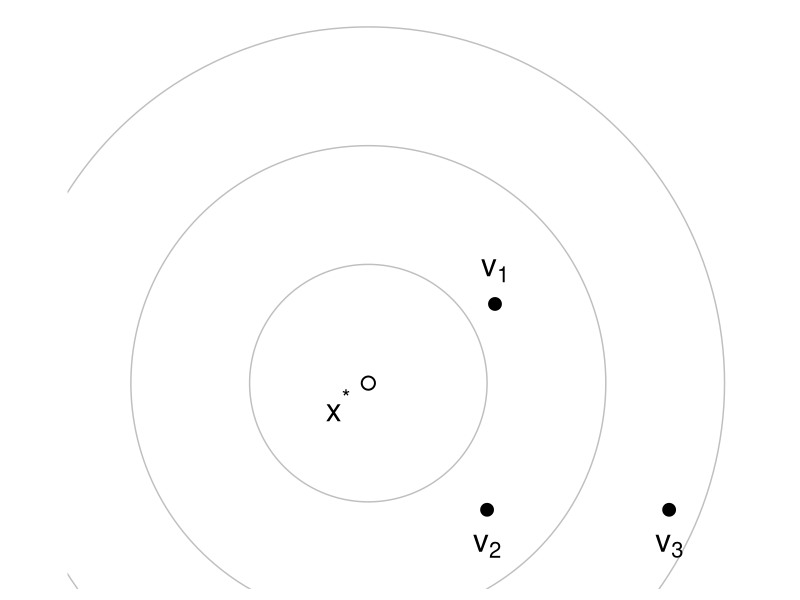
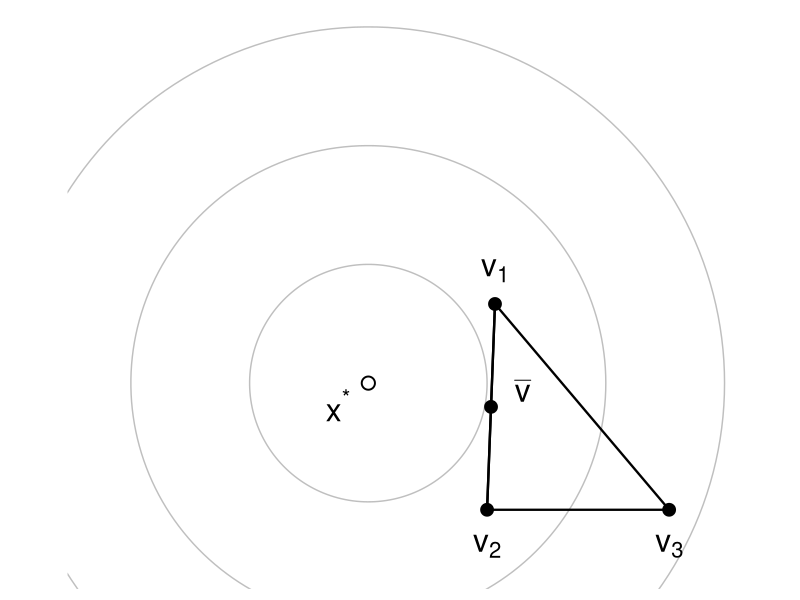
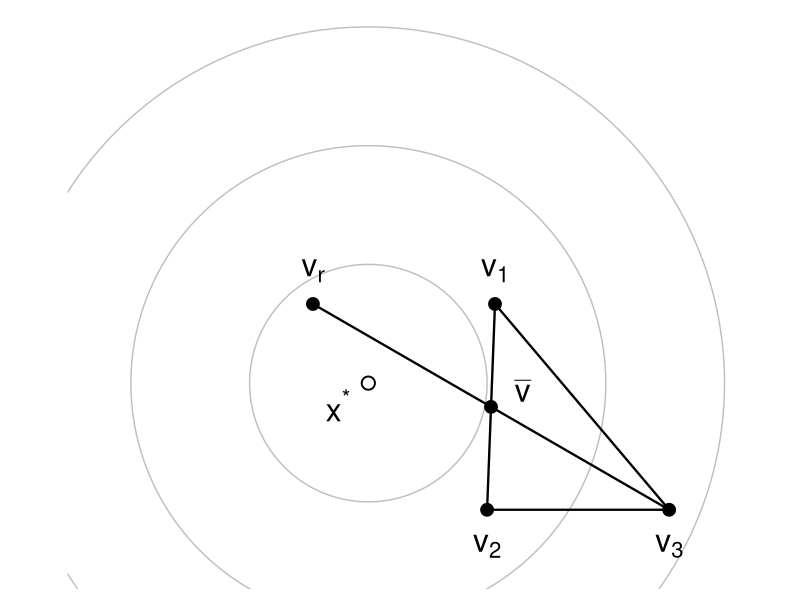
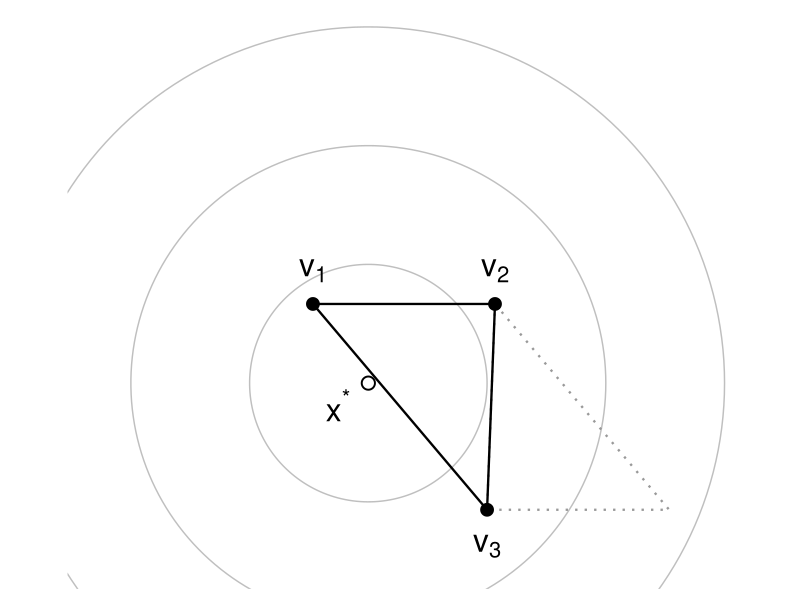
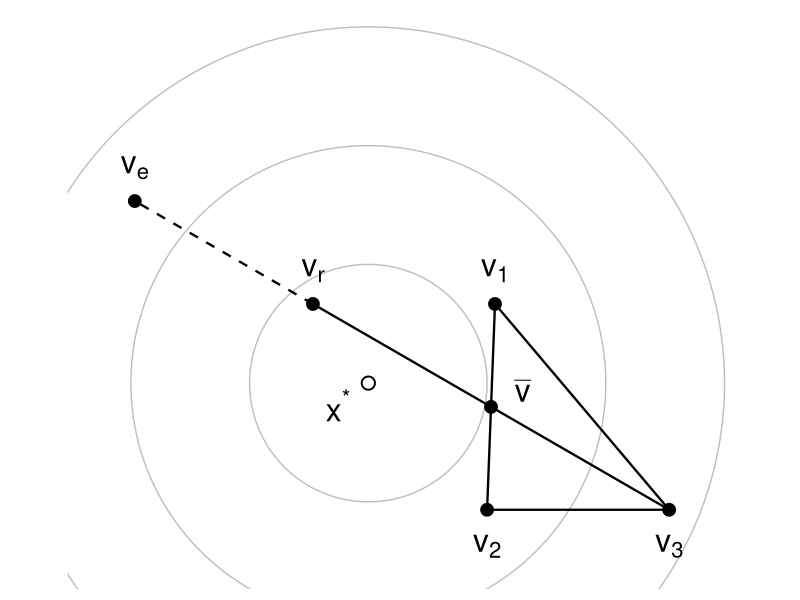
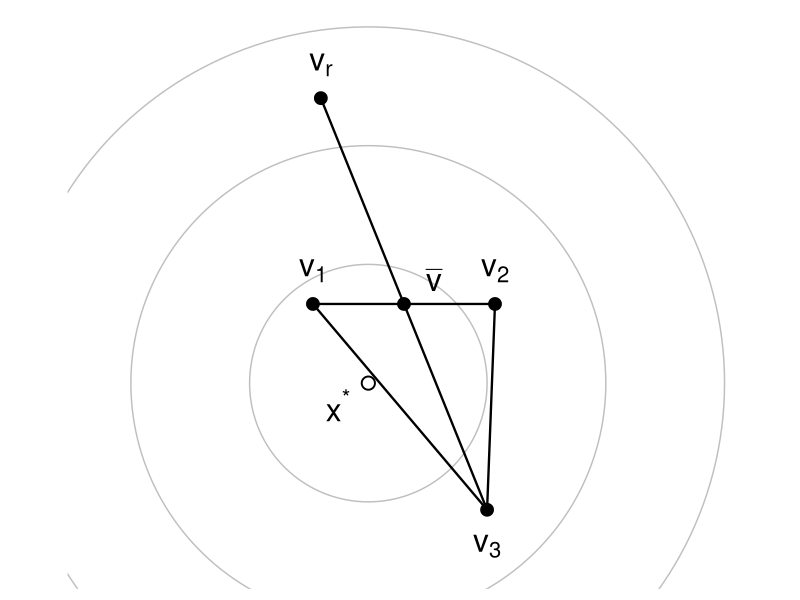
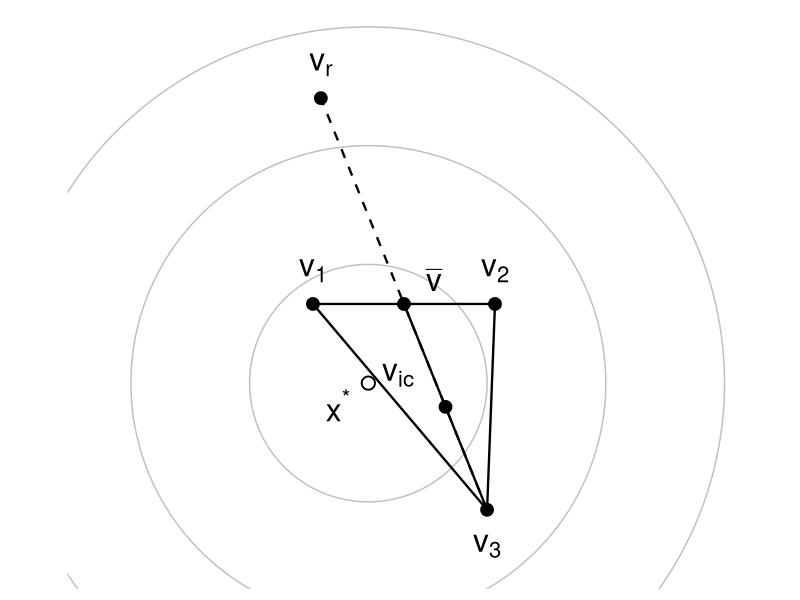
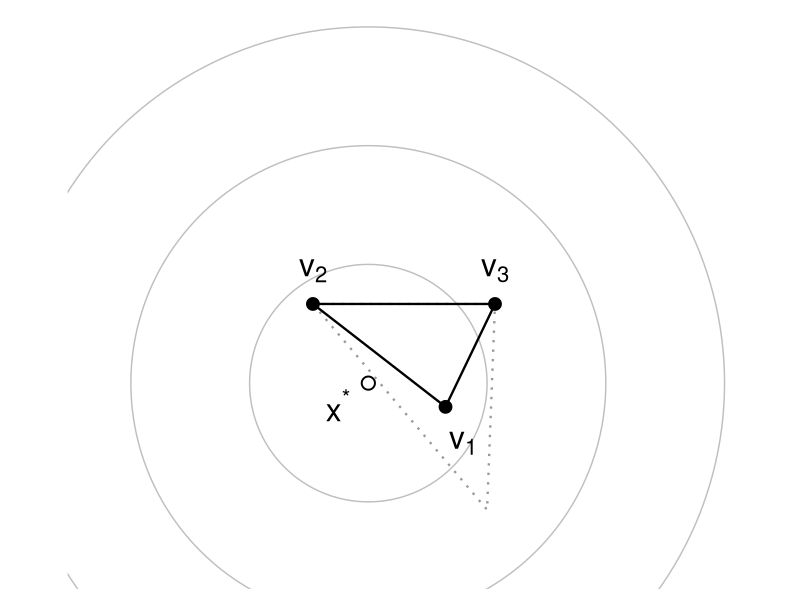

Source code (R) for these figures, in order:
# Used in: slides/08-derivfree/02-neldermead.tex
#
# Schematic frames of two Nelder-Mead iterations (the second in two variants) on the quadratic
# bowl f(x) = x1^2 + x2^2 (optimum at the origin, grey circles are level sets).
# Replaces the hand-made figure_man/Nelder0*.png series and adds the two steps
# it was missing, contraction and shrinking. All frames share the same axis
# limits so they can be overlaid on consecutive slides without jumping.
#
# Iteration 1 (reflection lands inside the best level set, case 2):
#   1  initial simplex, vertices ordered by f
#   2  centroid of the d best vertices
#   3  reflection point v_r
#   4  new simplex: v_r replaces the worst vertex and becomes v_1 (on the
#      slides this illustrates case 1, although the run is in case 2)
#   5  expansion point v_e (worse than v_r here, so v_r is kept)
# Iteration 2 (reflection overshoots, case 3b):
#   6  reflection point v_r is worse than the worst vertex v_(d+1)
#   7  inside contraction point v_ic between centroid and worst vertex
#   8  new simplex: v_ic replaces the worst vertex and becomes v_1
#   9  shrinking of the whole simplex towards v_1. On this bowl v_ic is accepted,
#      so no shrink happens; the frame shows the fallback hypothetically, the
#      slide caption says so
# Iteration 2 again, with a shorter reflection (rho = 0.4, case 3a):
#   10 reflection point v_r lies between v_d and v_(d+1) in function value
#   11 outside contraction point v_oc between centroid and v_r
#   12 new simplex: v_oc replaces the worst vertex
#
#   ../figure/nelder_mead_steps_<k>.png

library(data.table)
library(ggplot2)

f = function(v) v[1L]^2 + v[2L]^2

# Nelder-Mead coefficients (defaults used on the slides)
rho = 1 # reflection
rho_short = 0.4 # shorter reflection for the case 3a example
chi = 2 # expansion
gam = 0.5 # contraction
sig = 0.5 # shrinking

# plot window and level-set radii, shared by all frames
x_lim = c(-3.8, 4.6)
y_lim = c(-2.6, 4.7) # top closes the outermost circle
radii = c(1.5, 3, 4.5)

# the figures are shown at roughly half the slide width, so type and markers
# are oversized here to stay legible after scaling
label_size = 8
point_size = 4
# label offsets: just clear of the point marker (text is about 0.4 units high)
above = 0.42
below = -0.46

# --- geometry helpers --------------------------------------------------------

# rows are vertices; returns them sorted by f, i.e. v_1 best, v_(d+1) worst
order_simplex = function(v) v[order(apply(v, 1L, f)), , drop = FALSE]

centroid = function(v) colMeans(v[-nrow(v), , drop = FALSE])

# a labelled point; dx, dy place the plotmath label relative to it
pt = function(v, label, dx = 0, dy = above) {
  data.table(x = v[1L], y = v[2L], label = label, dx = dx, dy = dy)
}

vertex_points = function(v, dy) {
  rbindlist(lapply(seq_len(nrow(v)), function(i) pt(v[i, ], sprintf("v[%d]", i), dy = dy[i])))
}

polygon_points = function(v) data.table(x = v[, 1L], y = v[, 2L])

# --- drawing -----------------------------------------------------------------

circle = function(r, n = 200L) {
  t = seq(0, 2 * pi, length.out = n)
  data.table(x = r * cos(t), y = r * sin(t), r = r)
}
level_sets = rbindlist(lapply(radii, circle))

seg = function(a, b, linetype = "dashed") {
  data.table(x = a[1L], y = a[2L], xend = b[1L], yend = b[2L], linetype = linetype)
}

# points: labelled points (see pt()); simplex: vertex matrix drawn as closed
# polygon; ghost: previous simplex as dotted outline; segments: from seg()
draw_frame = function(points, simplex = NULL, segments = NULL, ghost = NULL, filename) {
  p = ggplot() +
    geom_path(
      data = level_sets, aes(x = x, y = y, group = r),
      color = "grey75", linewidth = 0.5
    ) +
    annotate("point", x = 0, y = 0, shape = 21, size = 3.8, stroke = 1, fill = "white") +
    annotate("text", x = -0.38, y = -0.28, label = "x^'*'", parse = TRUE, size = label_size)


  if (!is.null(ghost)) {
    p = p + geom_polygon(
      data = polygon_points(ghost), aes(x = x, y = y),
      fill = NA, color = "grey60", linewidth = 0.8, linetype = "dotted"
    )
  }
  if (!is.null(simplex)) {
    p = p + geom_polygon(
      data = polygon_points(simplex), aes(x = x, y = y),
      fill = NA, color = "black", linewidth = 0.8
    )
  }
  if (!is.null(segments)) {
    p = p + geom_segment(
      data = segments, aes(x = x, y = y, xend = xend, yend = yend, linetype = linetype),
      linewidth = 0.8, show.legend = FALSE
    ) +
      scale_linetype_identity()
  }
  p = p +
    geom_point(data = points, aes(x = x, y = y), size = point_size) +
    geom_text(
      data = points, aes(x = x + dx, y = y + dy, label = label),
      parse = TRUE, size = label_size
    ) +
    coord_fixed(xlim = x_lim, ylim = y_lim, expand = FALSE) +
    theme_void() +
    theme(plot.margin = margin(8, 8, 8, 8))

  ggsave(filename = filename, plot = p, width = 6, height = 5.3, dpi = 300)
}

out = function(k) sprintf("../figure/nelder_mead_steps_%d.png", k)

# --- iteration 1: reflection succeeds (case 2) --------------------------------

v = order_simplex(rbind(c(1.6, 1.0), c(1.5, -1.6), c(3.8, -1.6)))
vb = centroid(v)
vr = vb + rho * (vb - v[3L, ])
ve = vb + chi * (vr - vb)
stopifnot(f(vr) < f(v[1L, ]), f(ve) > f(vr)) # case 2, and v_r beats v_e

pts_v = vertex_points(v, dy = c(above, below, below))
# edge v_1 v_2 is vertical and the reflection line passes through the centroid,
# so its label goes to the upper right
pt_vb = pt(vb, "bar(v)", dx = 0.4, dy = 0.2)
pt_vr = pt(vr, "v[r]")
pt_ve = pt(ve, "v[e]")

# 1: ordered vertices, no edges yet
draw_frame(pts_v, filename = out(1L))

# 2: centroid of v_1 and v_2
draw_frame(
  rbind(pts_v, pt_vb), simplex = v,
  segments = seg(v[1L, ], v[2L, ], "solid"),
  filename = out(2L)
)

# 3: reflection of the worst vertex through the centroid
draw_frame(
  rbind(pts_v, pt_vb, pt_vr), simplex = v,
  segments = seg(v[3L, ], vr, "solid"),
  filename = out(3L)
)

# 4: v_r accepted, worst vertex dropped, simplex re-ordered
v_new = order_simplex(rbind(v[1L, ], v[2L, ], vr))
pts_new = vertex_points(v_new, dy = c(above, above, below))
draw_frame(pts_new, simplex = v_new, ghost = v, filename = out(4L))

# 5: expansion candidate beyond v_r
draw_frame(
  rbind(pts_v, pt_vb, pt_vr, pt_ve), simplex = v,
  segments = rbind(seg(v[3L, ], vr, "solid"), seg(vr, ve, "dashed")),
  filename = out(5L)
)

# --- iteration 2: reflection fails (case 3) -----------------------------------

v = v_new
vb = centroid(v)
vr = vb + rho * (vb - v[3L, ])
vc = vb + gam * (v[3L, ] - vb)
stopifnot(f(vr) >= f(v[3L, ]), f(vc) < f(v[3L, ])) # case 3b, and v_ic is accepted

pts_v = pts_new
# the reflection line leaves the centroid steeply upwards, so label to the right
pt_vb = pt(vb, "bar(v)", dx = 0.38, dy = 0.3)
pt_vr = pt(vr, "v[r]")
# v_ic sits on the segment from the centroid to v_3, squeezed between the edges;
# the only pocket wide enough for the label is above-left of the point
pt_vc = pt(vc, "v[ic]", dx = -0.6, dy = 0.4)

# 6: reflection point lies far outside, worse than v_2
draw_frame(
  rbind(pts_v, pt_vb, pt_vr), simplex = v,
  segments = seg(v[3L, ], vr, "solid"),
  filename = out(6L)
)

# 7: inside contraction towards the worst vertex instead
draw_frame(
  rbind(pts_v, pt_vb, pt_vr, pt_vc), simplex = v,
  segments = rbind(seg(v[3L, ], vr, "dashed"), seg(vb, v[3L, ], "solid")),
  filename = out(7L)
)

# 8: v_ic accepted, worst vertex dropped, simplex re-ordered (v_ic is now best)
v_new = order_simplex(rbind(v[1L, ], v[2L, ], vc))
pts_new = vertex_points(v_new, dy = c(below, above, above))
pts_new[1L, dx := 0.22] # nudged right, between the two dotted edges of the old simplex
draw_frame(pts_new, simplex = v_new, ghost = v, filename = out(8L))

# 9: shrinking, the fallback if v_ic were not better than v_3 (hypothetical here,
# see header): every vertex moves halfway towards v_1, the old simplex stays as
# dotted outline
v_shrunk = t(apply(v, 1L, function(vi) v[1L, ] + sig * (vi - v[1L, ])))
pts_shrunk = vertex_points(v_shrunk, dy = c(above, above, below))
pts_shrunk[3L, dx := -0.38] # below-left, clear of the dashed displacement line
draw_frame(
  pts_shrunk, simplex = v_shrunk, ghost = v,
  segments = rbind(seg(v[2L, ], v_shrunk[2L, ]), seg(v[3L, ], v_shrunk[3L, ])),
  filename = out(9L)
)

# --- iteration 2 with shorter reflection: outside contraction (case 3a) -------

vr = vb + rho_short * (vb - v[3L, ])
voc = vb + gam * (vr - vb)
stopifnot(f(vr) >= f(v[2L, ]), f(vr) < f(v[3L, ]), f(voc) <= f(vr)) # case 3a, v_oc accepted

pt_vr = pt(vr, "v[r]")
# v_oc sits on the reflection line just above the centroid; left of it is the
# v_1 label, so it goes to the right and the centroid label moves below-left
pt_voc = pt(voc, "v[oc]", dx = 0.55, dy = 0.05)
pt_vb = pt(vb, "bar(v)", dx = -0.4, dy = -0.4)

# 10: shorter reflection, v_r is worse than v_2 but better than v_3
draw_frame(
  rbind(pts_v, pt_vb, pt_vr), simplex = v,
  segments = seg(v[3L, ], vr, "solid"),
  filename = out(10L)
)

# 11: outside contraction, halfway between centroid and v_r
draw_frame(
  rbind(pts_v, pt_vb, pt_vr, pt_voc), simplex = v,
  segments = rbind(seg(v[3L, ], vb, "dashed"), seg(vb, vr, "solid")),
  filename = out(11L)
)

# 12: v_oc accepted, worst vertex dropped, simplex re-ordered
v_new = order_simplex(rbind(v[1L, ], v[2L, ], voc))
pts_new = vertex_points(v_new, dy = c(above, above, above))
draw_frame(pts_new, simplex = v_new, ghost = v, filename = out(12L))
